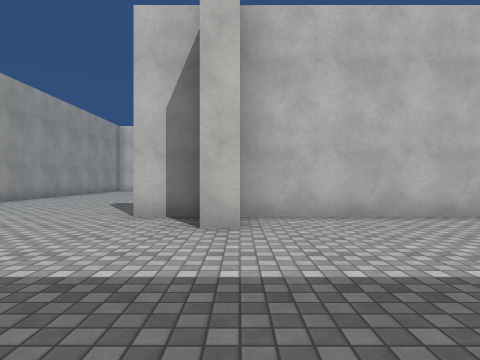
View 1 (above)

24 first-person views from a walk through a 3-D level made in the Unity game engine. The camera is 1.2 m above the floor, looks level and sees 75° across. The floor is counted in squares, 2 m on a side. Each view is taken from the middle of a square. On the plan, view 1 faces up. The plan holds only what a view shows up to about 9 squares ahead; the rest is blank. Surface patterns are stand-ins for the level's own textures.

View 2
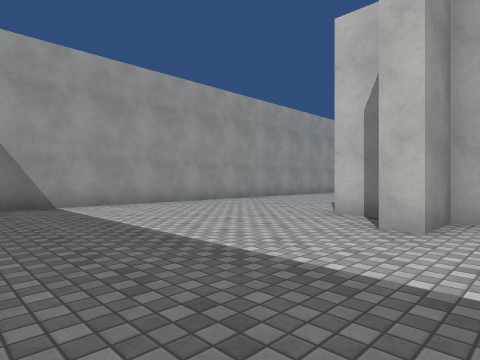

View 3
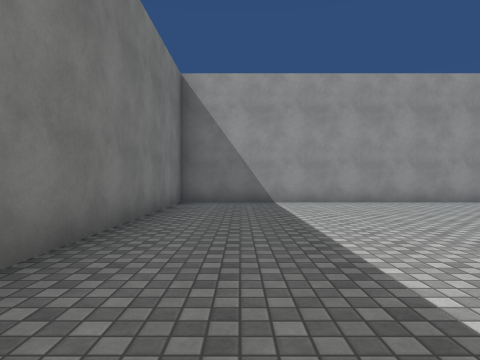

View 4
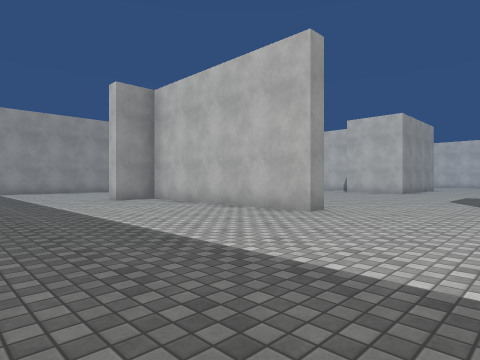

View 5
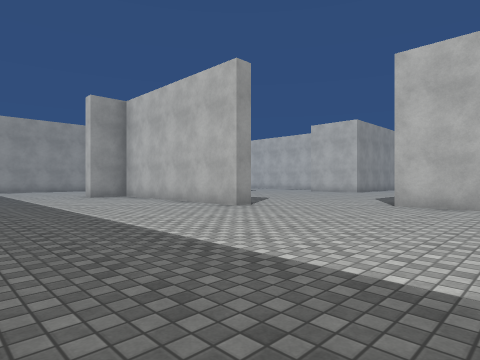

View 6
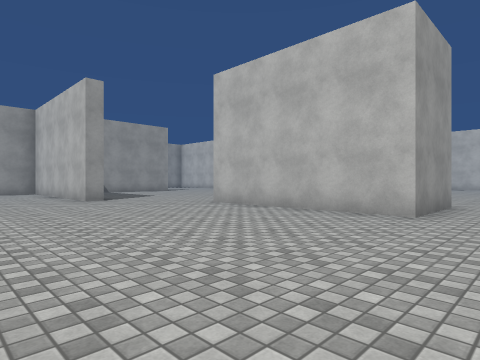

View 7
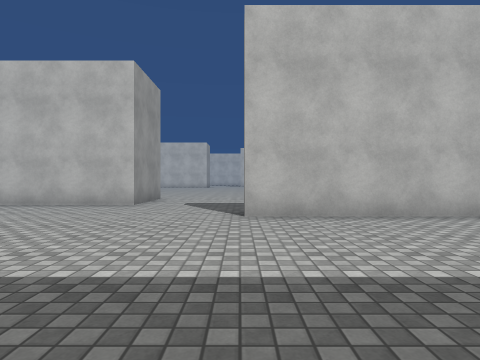

View 8
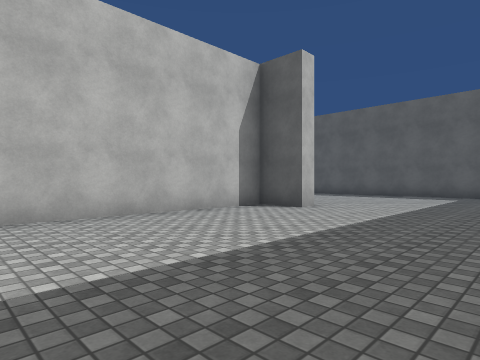

View 9
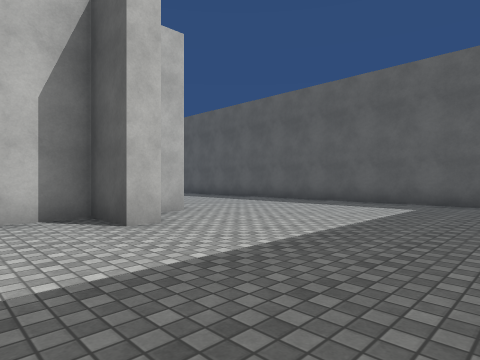

View 10
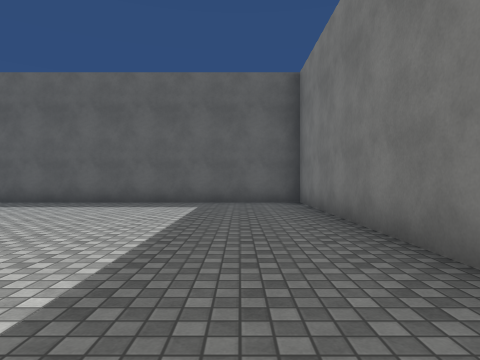

View 11
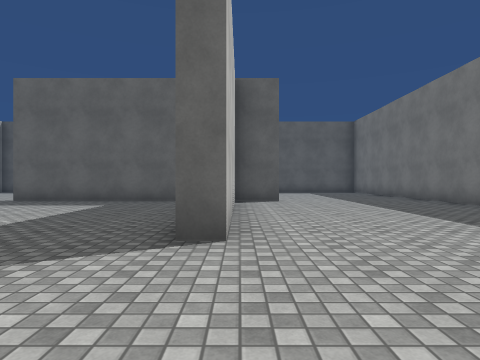

View 12
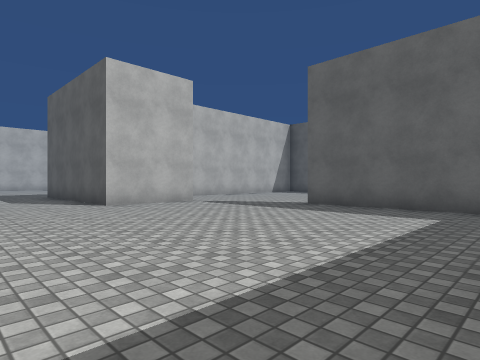

View 13
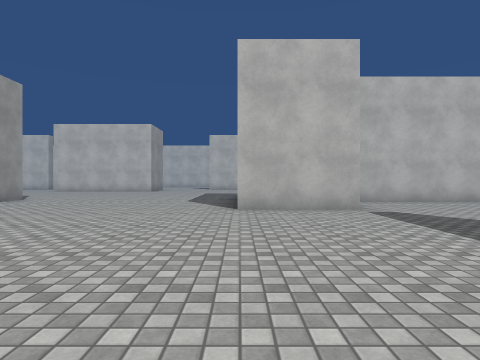

View 14
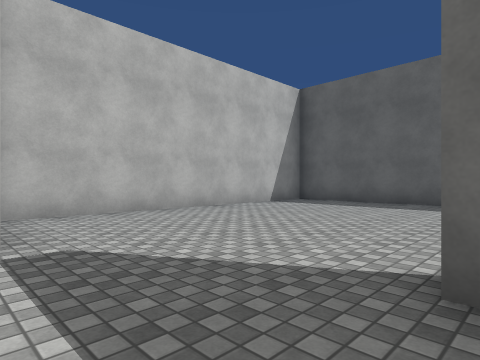

View 15
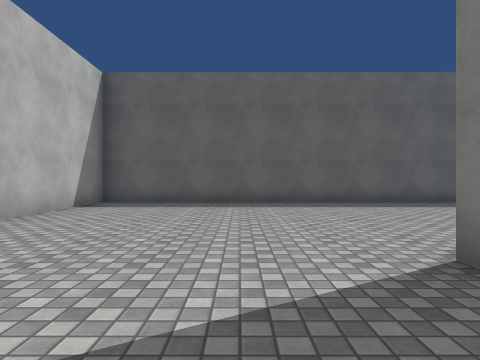

View 16
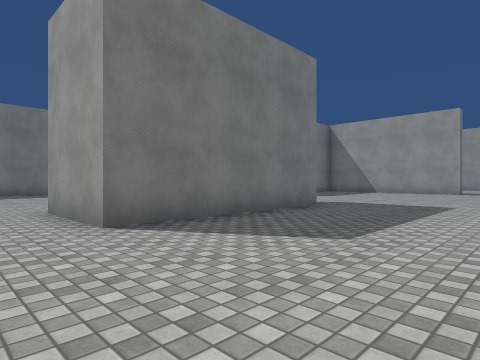

View 17
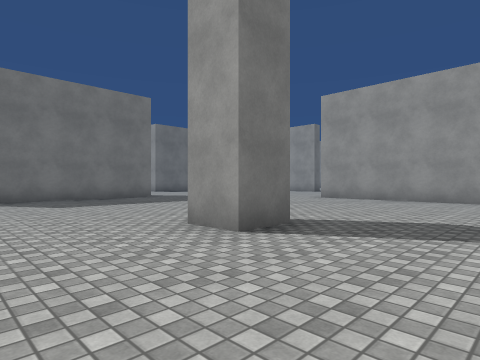

View 18
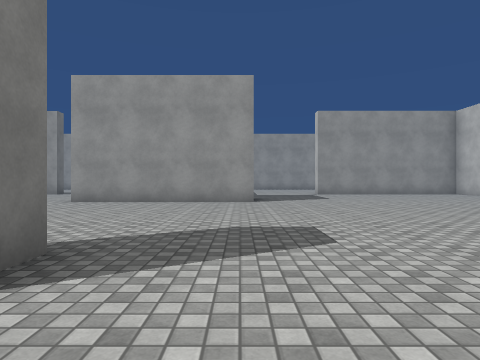

View 19
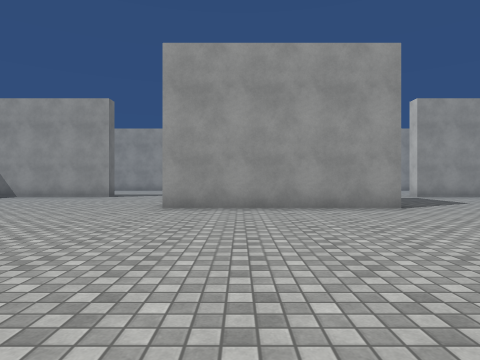

View 20
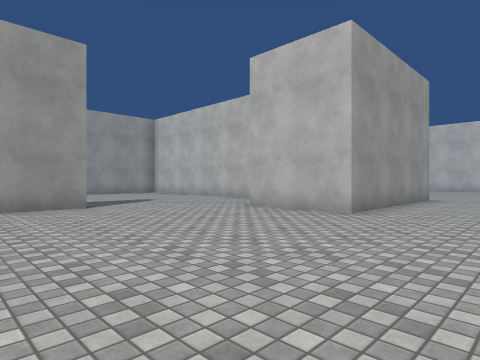

View 21
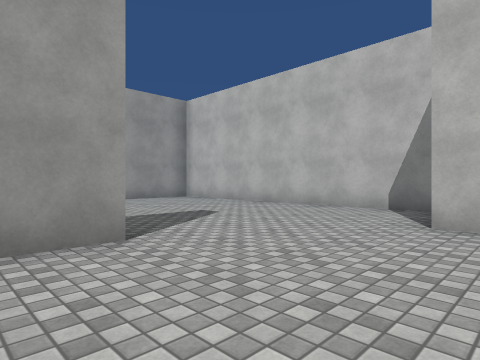

View 22
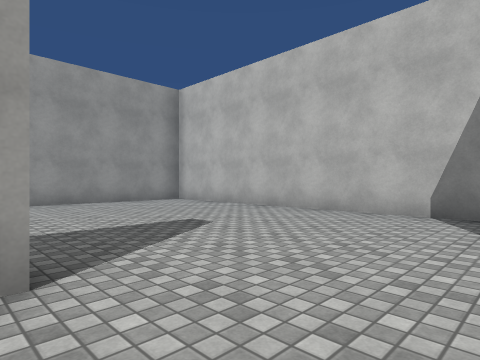

View 23
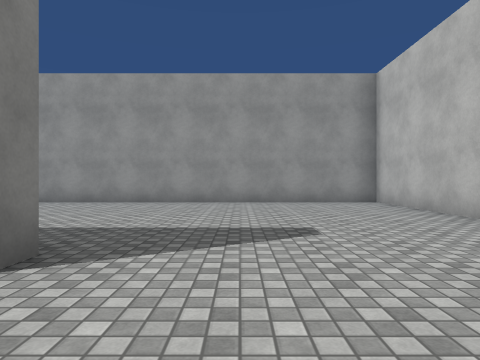

View 24
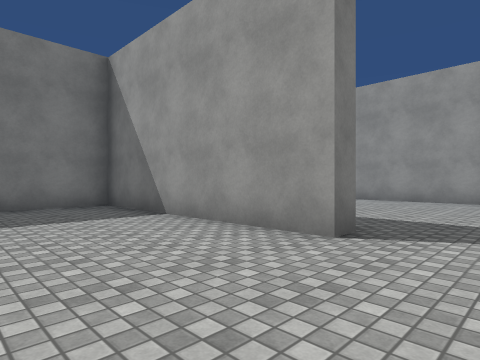

### Floor plan
Points are (right, up) in squares from view 1. A wall is a line through its corners. A room is listed if a view was taken in it or the views show most of it. See-through windows are left out.
Room 1 (views 1, 2, 3, 4, 5, 6, 7, 8, 9, 10, 11)
walls: (13.4, 7.5) (8.4, 7.5); (5.8, 5.6) (5.8, 5.1) (0, 5.1) (0, 3.9) (-0.5, 3.9); (20.2, -0.6) (28.3, -0.6) (28.3, 16.7) (20.8, 16.7); (22.4, 3.9) (21.8, 3.9) (21.8, 5.1) (16.1, 5.1) (16.1, 5.6); (-0.6, 5.1) (-1.8, 5.1); (23.6, 5.1) (23, 5.1); (-0.5, 11.4) (0, 11.4) (0, 10.4); (1.5, 16.7) (-6.4, 16.7) (-6.4, -0.6) (0, -0.6)
ways out: opening at (1.8, 12) to room 2; opening at (7, 7) to room 2; opening at (14.5, 7) to room 2; opening at (20.7, 13) to room 2
Room 2 (views 12, 13, 14, 15, 16, 17, 18, 19, 20, 21, 22, 23, 24)
walls: (10.4, 17.4) (11.4, 17.4) (11.4, 16.4); (8.4, 10) (13.4, 10) (13.4, 7.5); (4.4, 19.5) (4.4, 14.4) (1.9, 14.4); (20.5, 14.4) (18, 14.4) (18, 16.9); (0, 10.4) (0, 5.6) (2.1, 5.6); (21.8, 6.8) (21.8, 11.5)
ways out: opening at (1.8, 12) to room 1; opening at (7, 7) to room 1; opening at (14.5, 7) to room 1; opening at (20.7, 13) to room 1

Positions as (right, up) in squares from view 1, and headings:
1: (0, 0), facing up
2: (1, 0), facing up-left
3: (2, 1), facing left
4: (9, 0), facing up-left
5: (11, 0), facing up-left
6: (15, 2), facing up-left
7: (16, 0), facing up
8: (16, 0), facing up-right
9: (20, 0), facing up-right
10: (20, 1), facing right
11: (13, 5), facing right
12: (15, 7), facing up-right
13: (18, 8), facing up
14: (20, 11), facing up-right
15: (20, 13), facing right
16: (15, 14), facing down-left
17: (14, 20), facing down-left
18: (13, 19), facing left
19: (11, 16), facing left
20: (7, 9), facing up-left
21: (3, 10), facing up-left
22: (2, 11), facing up-left
23: (2, 13), facing left
24: (3, 13), facing down-left
